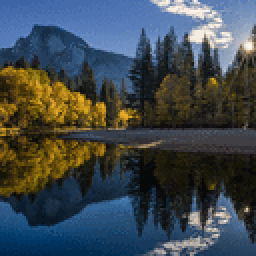
%> input picture 4/lnds2.gif, 128 x 128 px (shown 2 times larger)
$ octave hardimpute_driver.m   (GNU Octave 9; MATLAB toolbox functions it lacks are replaced by stand-ins)
%> lines starting %> are read from the running program, lines starting %| are printed output that depends on the picture
### 4/hardimpute.m
function [X_complete] = hardimpute(X_missing, Omega, r)
% Input:
% X missing -- a m-by-n input matrix, only values at Omega ** P_omega(X)
% Omega -- a m-by-n binary matrix, indicating location of the missing values
% r -- rank

eps = 1e-5;      % epsilon
max_iter = 1000; % maximum number of iteration

Omega_orth = -Omega + 1 ;

p = size(X_missing,1);
Z = zeros(p,p);

for i = 1 : max_iter
    P_Omega_orth_Z = Z.*Omega_orth;  % P'_omega(Z)
    [U,S,V] = svd(X_missing + P_Omega_orth_Z);
    U_r = U(:,1:r);    % truncated U
    S_r = S(1:r,1:r);  % truncated S
    V_r = V(:,1:r);    % truncated V
    Zn = U_r*S_r*V_r';
    if norm(Z-Zn)<eps
        break
    end
    Z = Zn;
end
X_complete = X_missing + P_Omega_orth_Z;

### 4/hardimpute_driver.m
clear; clc; close all;

p = 128;         % image size, say 128*128
ratio = 0.5;     % observed/total
n = p*p*ratio;   % number of observation
% r : rank - trunctaed-r matrix
r_arr = [1, 5, 10, 15, 20, 25, 30];
% r_arr = [5, 10];

Omega = zeros(p, p);
Omega(randperm(numel(Omega), n)) = 1;

[img,map] = imread('lnds2.gif');
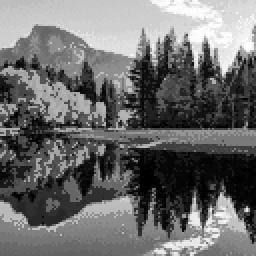
%> img: size 128x128 uint8 (shown 2 times larger); min 0, max 255, mean 108
%> map = 256 rows, first 12: [0.0235 0.0353 0.0392; 0.0471 0.051 0.0431; 0.0275 0.0314 0.0275; 0.0667 0.0549 0.0392; 0.0588 0.0627 0.051; 0.0784 0.0745 0.0471; 0.098 0.0863 0.0471; 0.11 0.102 0.0471; 0.0863 0.0784 0.0275; 0.0392 0.0549 0.0706; 0.051 0.0706 0.0784; 0.051 0.0784 0.102]
% convert the image to rgb format
rgb=ind2rgb(img,map);

% convert image to double format
X_r=double(rgb(:,:,1)); % red channel
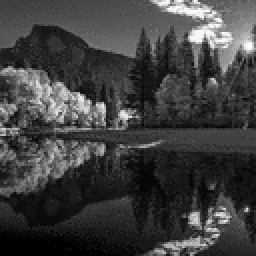
%> X_r: size 128x128 double (shown 2 times larger); min 0, max 0.992, mean 0.247
X_g=double(rgb(:,:,2)); % green channel
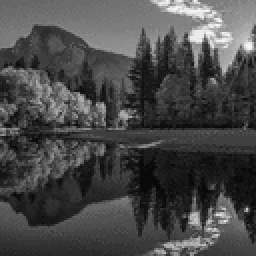
%> X_g: size 128x128 double (shown 2 times larger); min 0.0314, max 0.957, mean 0.284
X_b=double(rgb(:,:,3)); % blue channel
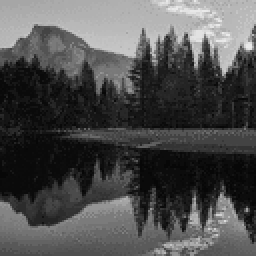
%> X_b: size 128x128 double (shown 2 times larger); min 0.0275, max 0.918, mean 0.304


% missing image
X_missing(:,:,1) = X_r.*Omega;
X_missing(:,:,2) = X_g.*Omega;
X_missing(:,:,3) = X_b.*Omega;
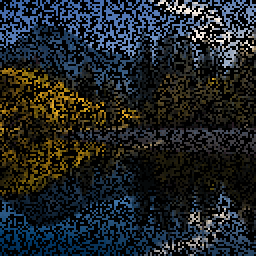
%> X_missing: size 128x128x3 double (shown 2 times larger); mean R, G, B 0.122, 0.14, 0.15

% true image
X(:,:,1) = X_r;
X(:,:,2) = X_g;
X(:,:,3) = X_b;


for i = 1 : length(r_arr)
    r = r_arr(i);

    X_complete_r = hardimpute(X_r.*Omega, Omega, r);
%> (the run ends here)
